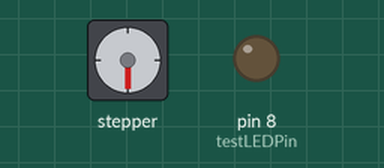
The sketch below on a simulated Arduino Uno, built with avr-gcc and run on an emulated ATmega328P. Parts: stepper motor, output pins drawn as LEDs (lit = HIGH). Wiring (inferred from the names in the program): stepper motor driver (200 steps per turn assumed): step pin 2; direction pin 5. Pins used as bus, display or sensor lines are not drawn.

Above: at 0.05 s.
At 0.75 s:
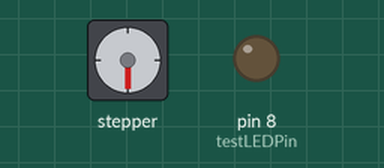
At 1.45 s:
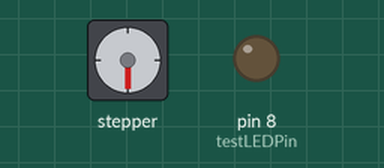
At 2.85 s:
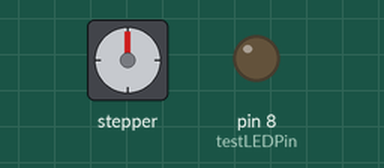
Timing chart, 0 to 6.6 s (numbered marks = the images above):
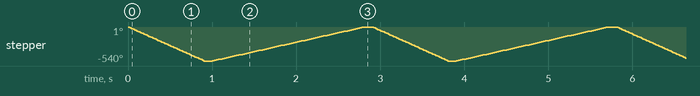

The sketch:

MotorDriverControlA4988.ino
```cpp
#define stepPin 2
#define dirPin 5
#define testLEDPin 8

const int m_rpmMax = 200;

void setup() {
  pinMode(stepPin, OUTPUT);
  pinMode(dirPin, OUTPUT);
  pinMode(testLEDPin, OUTPUT);

  Serial.begin(9600);
}

int Clamp(int pVal, int pMin, int pMax) {
  if (pVal < pMin) return pMin;
  else if (pVal > pMax) return pMax;
  return pVal;
}

void TURN(int pSteps, int pRPM, bool pClockwise) {
  pRPM = Clamp(pRPM, 1, m_rpmMax);
  int microSecondDelay = (int)(30000000 / ((double)pRPM * 200.0)); //30 Mio, da es 60 Mio Mikro-Sek pro Minute gibt und zweimal das delay eingeschalten wird 30 Mio * 2 = 60 Mio

  digitalWrite(dirPin, !pClockwise);
  for(int c = 0; c < pSteps; c++) {
    digitalWrite(stepPin, HIGH);
    delayMicroseconds(microSecondDelay);
    digitalWrite(stepPin, LOW);
    delayMicroseconds(microSecondDelay);
  }
}

void loop() {
  TURN(300, 100, true);
  delay(100);
  TURN(300, 50, false);
  delay(100);
}
```

Measured:
- by itself, stepper: turns 540° counter-clockwise in 0.88 s, then 540° clockwise in 1.8 s, repeating every 2.9 s
